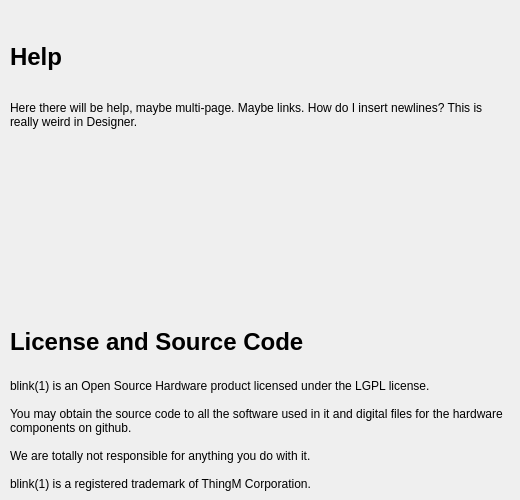
    <widget class="QWidget" name="help">
     <attribute name="title">
      <string>Help</string>
     </attribute>
     <widget class="QWidget" name="layoutWidget_3">
      <property name="geometry">
       <rect>
        <x>10</x>
        <y>310</y>
        <width>501</width>
        <height>181</height>
       </rect>
      </property>
      <layout class="QVBoxLayout" name="verticalLayout_3">
       <item>
        <widget class="QLabel" name="label_5">
         <property name="font">
          <font>
           <family>Helvetica Neue</family>
           <pointsize>18</pointsize>
           <weight>75</weight>
           <bold>true</bold>
          </font>
         </property>
         <property name="text">
          <string>License and Source Code</string>
         </property>
        </widget>
       </item>
       <item>
        <widget class="QLabel" name="label_6">
         <property name="maximumSize">
          <size>
           <width>1608</width>
           <height>16777215</height>
          </size>
         </property>
         <property name="text">
          <string>blink(1) is an Open Source Hardware product licensed under the LGPL license.

You may obtain the source code to all the software used in it and digital files for the hardware components on github.

We are totally not responsible for anything you do with it.

blink(1) is a registered trademark of ThingM Corporation.</string>
         </property>
         <property name="textFormat">
          <enum>Qt::PlainText</enum>
         </property>
         <property name="wordWrap">
          <bool>true</bool>
         </property>
        </widget>
       </item>
      </layout>
     </widget>
     <widget class="QWidget" name="layoutWidget_4">
      <property name="geometry">
       <rect>
        <x>10</x>
        <y>30</y>
        <width>501</width>
        <height>112</height>
       </rect>
      </property>
      <layout class="QVBoxLayout" name="verticalLayout_8">
       <property name="sizeConstraint">
        <enum>QLayout::SetMinimumSize</enum>
       </property>
       <item>
        <widget class="QLabel" name="label_9">
         <property name="font">
          <font>
           <family>Helvetica Neue</family>
           <pointsize>18</pointsize>
           <weight>75</weight>
           <bold>true</bold>
          </font>
         </property>
         <property name="text">
          <string>Help</string>
         </property>
        </widget>
       </item>
       <item>
        <widget class="QLabel" name="label_10">
         <property name="maximumSize">
          <size>
           <width>1608</width>
           <height>16777215</height>
          </size>
         </property>
         <property name="text">
          <string>Here there will be help, maybe multi-page.  Maybe links.  How do I insert newlines?  This is really weird in Designer.</string>
         </property>
         <property name="textFormat">
          <enum>Qt::RichText</enum>
         </property>
         <property name="wordWrap">
          <bool>true</bool>
         </property>
        </widget>
       </item>
      </layout>
     </widget>
    </widget>
